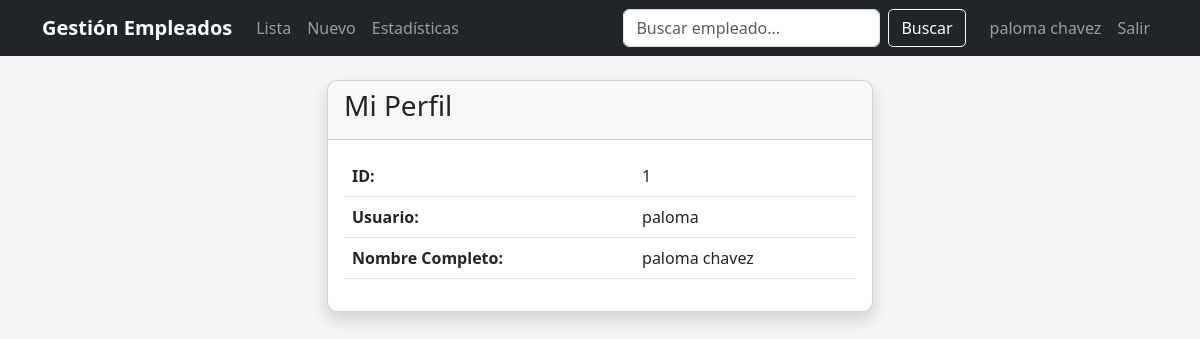
The app's page /perfil (signed in) with its own data.
### tables this page shows
CREATE TABLE usuarios (
            id INTEGER PRIMARY KEY AUTOINCREMENT,
            username TEXT NOT NULL UNIQUE,
            password TEXT NOT NULL,
            nombre_completo TEXT
        );

### app.py (the view)
@app.route("/perfil")
def perfil():
    if "user_id" not in session:
        return redirect(url_for("login"))
    conn = get_db()
    cursor = conn.cursor()
    cursor.execute("SELECT * FROM usuarios WHERE id=?", (session["user_id"],))
    usuario = cursor.fetchone()
    conn.close()
    return render_template("perfil.html", usuario=usuario)

### app.py (called while the page is built)
def get_db():
    conn = sqlite3.connect(DATABASE)
    conn.row_factory = sqlite3.Row
    return conn

### templates/perfil.html (shortened to what this page needs)
{% extends "base.html" %}
{% block content %}
<div class="row justify-content-center">
    <div class="col-md-6">
        <div class="card shadow">
            <div class="card-header">
                <h3>Mi Perfil</h3>
            </div>
            <div class="card-body">
                <table class="table">
                    <tr>
                        <th>ID:</th>
                        <td>{{ usuario['id'] }}</td>
                    </tr>
                    <tr>
                        <th>Usuario:</th>
                        <td>{{ usuario['username'] }}</td>
                    </tr>
                    <tr>
                        <th>Nombre Completo:</th>
                        <td>{{ usuario['nombre_completo'] }}</td>
                    </tr>
                </table>
            </div>
        </div>
    </div>
</div>
{% endblock %}

### templates/base.html (shortened to what this page needs)
<!DOCTYPE html>
<html lang="es">
<head>
    <link href="https://cdn.jsdelivr.net/npm/bootstrap@5.3.0/dist/css/bootstrap.min.css" rel="stylesheet">
    <link rel="stylesheet" href="{{ url_for('static', filename='css/estilos.css') }}">
</head>
<body>
    {% if session.get('user_id') %}
    <nav class="navbar navbar-expand-lg navbar-dark bg-dark">
        <div class="container">
            <a class="navbar-brand" href="{{ url_for('lista_empleados') }}">Gestión Empleados</a>
            <div class="collapse navbar-collapse" id="navbarNav">
                <ul class="navbar-nav me-auto">
                    <li class="nav-item">
                        <a class="nav-link" href="{{ url_for('lista_empleados') }}">Lista</a>
                    </li>
                    <li class="nav-item">
                        <a class="nav-link" href="{{ url_for('nuevo_empleado') }}">Nuevo</a>
                    </li>
                    <li class="nav-item">
                        <a class="nav-link" href="{{ url_for('estadisticas') }}">Estadísticas</a>
                    </li>
                </ul>
                <form class="d-flex me-3" action="{{ url_for('buscar_empleados') }}" method="GET">
                    <input class="form-control me-2" type="search" name="q" placeholder="Buscar empleado..." value="{{ request.args.get('q', '') }}">
                    <button class="btn btn-outline-light" type="submit">Buscar</button>
                </form>
                <ul class="navbar-nav">
                    <li class="nav-item">
                        <a class="nav-link" href="{{ url_for('perfil') }}">{{ session.get('nombre', 'Usuario') }}</a>
                    </li>
                    <li class="nav-item">
                        <a class="nav-link" href="{{ url_for('logout') }}">Salir</a>
                    </li>
                </ul>
            </div>
        </div>
    </nav>
    {% endif %}
    <div class="container mt-4">
        {% block content %}{% endblock %}
    </div>
</body>
</html>

### static/css/estilos.css (style rules this page uses)
body { background-color: #f5f5f5; font-family: 'Segoe UI', Tahoma, Geneva, Verdana, sans-serif; }
.card { border-radius: 10px; }
.navbar-brand { font-weight: bold; }
.table th { white-space: nowrap; }
.btn { border-radius: 5px; }

### records on screen
usuarios: get "paloma chavez", id "1", username "paloma", nombre_completo "paloma chavez"
